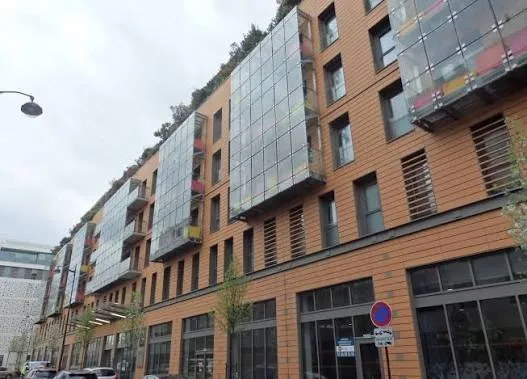
#> input picture production/pieces-jointes/PJ02-photo-batiment-non-identifie.webp, 527 x 379 px; its folder holds 3 pictures in this run
$ python photos.py
#> lines starting #> are read from the running program, lines starting #| are printed output that depends on the picture; after the words box and inside, x2 and y2 are one past the last pixel; in counts of white or black regions, pixels touching at a corner belong together
"""Prépare les photographies fournies : agrandissement Lanczos ×2 (le panneau à l'écran fait ~1,65× la source)
et détourage du ciel (zone claire et désaturée reliée au bord supérieur) pour une mise en profondeur multicouche.
Aucun traitement colorimétrique : seuls la taille et la couche alpha changent."""
import os
import numpy as np
from PIL import Image, ImageDraw, ImageFilter

ROOT = os.path.dirname(os.path.dirname(os.path.dirname(os.path.abspath(__file__))))
PJ = os.path.join(ROOT, "production", "pieces-jointes")
OUT = os.path.join(ROOT, "assets", "img", "photos")
os.makedirs(OUT, exist_ok=True)

def sky_cutout(src, name, xmax, bluish=False):
#> called with src = 'PJ02-photo-batiment-non-identifie.webp', name = 'batiment', xmax = 300, bluish = False
    im = Image.open(os.path.join(PJ, src)).convert("RGB")
#> im is the input picture: PIL image 527x379 RGB; mean R, G, B 138.2, 132.7, 129.5
    a = np.asarray(im).astype(int)
    if bluish:  # façade crème aussi claire que le ciel : seul le ciel est bleuté (b > r)
        crit = (a[..., 2] > a[..., 0] + 6) & (a.mean(2) > 120)
    else:
        crit = (a.mean(2) > 170) & ((a.max(2) - a.min(2)) < 28)
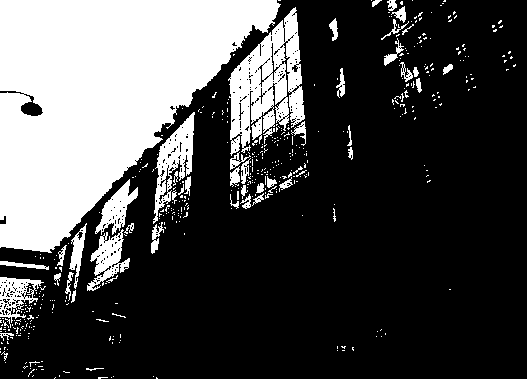
#> crit: shape (379, 527) bool; 28.7% white; 466 white regions (416 under 20 px), largest, box (x1, y1, x2, y2) and area: (0, 0, 281, 253) 41849, (228, 7, 305, 156) 5931, (153, 112, 195, 224) 1755
    cand = Image.fromarray((crit * 255).astype(np.uint8)).copy()
    for x in range(0, min(xmax, im.width), 4):
        if cand.getpixel((x, 0)) == 255:
            ImageDraw.floodfill(cand, (x, 0), 128)
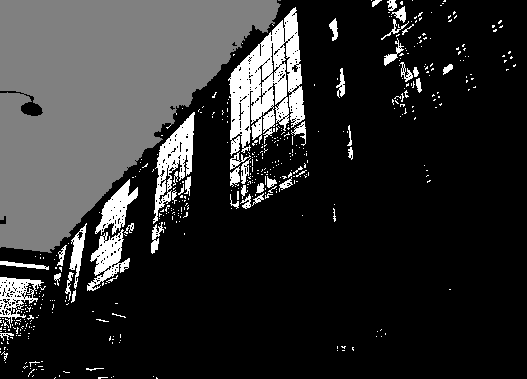
#> cand: PIL image 527x379 L; min 0, max 255, mean 46.6
    sky = np.asarray(cand) == 128
#> sky: shape (379, 527) bool; 20.9% white; 2 white regions (1 under 20 px), largest, box (x1, y1, x2, y2) and area: (0, 0, 281, 253) 41838
    sky[:, xmax:] = False                      # reflets des vitrages et végétation en toiture : conservés
    alpha = Image.fromarray(((~sky) * 255).astype(np.uint8))
    big = im.resize((im.width * 2, im.height * 2), Image.LANCZOS)
    alpha = alpha.resize(big.size, Image.LANCZOS).filter(ImageFilter.GaussianBlur(0.8))
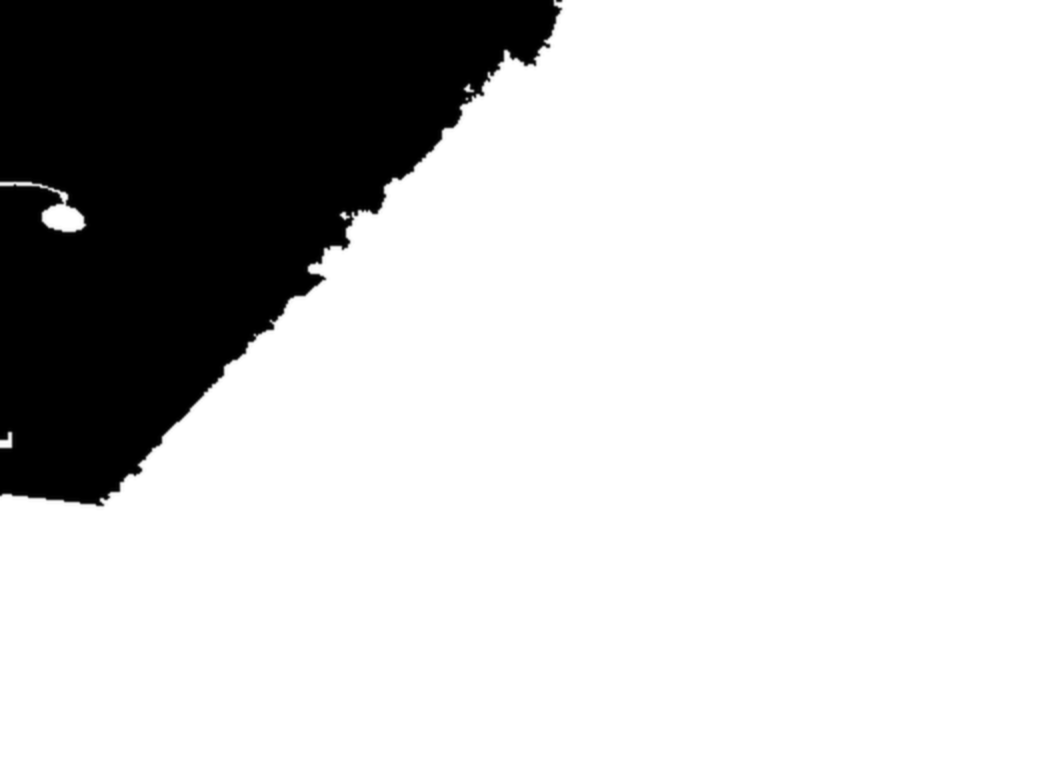
#> alpha: PIL image 1054x758 L; min 0, max 255, mean 201.6
    big.save(os.path.join(OUT, name + ".jpg"), quality=93)
    rgba = big.copy(); rgba.putalpha(alpha)
    rgba.save(os.path.join(OUT, name + "-detoure.png"), optimize=True)
    print(name, big.size, f"ciel {sky.mean():.0%}")
#| batiment (1054, 758) ciel 21%

sky_cutout("PJ02-photo-batiment-non-identifie.webp", "batiment", 300)
sky_cutout("PJ07-photo-batiment-ove-fondation.webp", "batiment-ove", 9999, bluish=True)
#> call 2 of sky_cutout, with src = 'PJ07-photo-batiment-ove-fondation.webp', name = 'batiment-ove', xmax = 9999, bluish = True
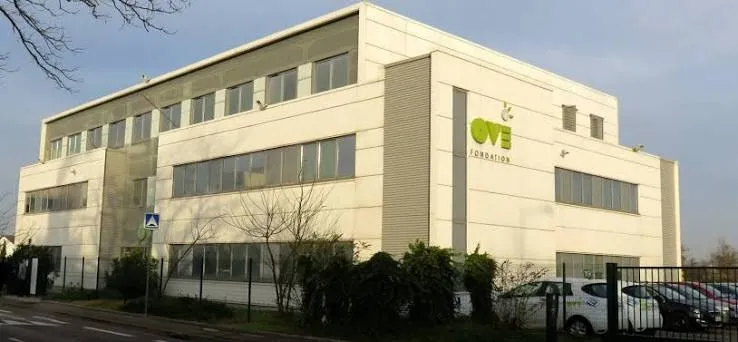
#> input picture production/pieces-jointes/PJ07-photo-batiment-ove-fondation.webp, 738 x 342 px
#> in sky_cutout, im is the input picture: PIL image 738x342 RGB; mean R, G, B 147.1, 146, 131.8
#> in sky_cutout (call 2), `crit = (a[..., 2] > a[..., 0] + 6) & (a.mean(2) > 120)`: crit: shape (342, 738) bool; 24.1% white; 45 white regions (36 under 20 px), largest, box (x1, y1, x2, y2) and area: (369, 0, 738, 240) 34927, (0, 0, 360, 218) 25501, (583, 294, 606, 309) 111
#> after the loop in sky_cutout (call 2), `for x in range(0, min(xmax, im.width), 4):`:
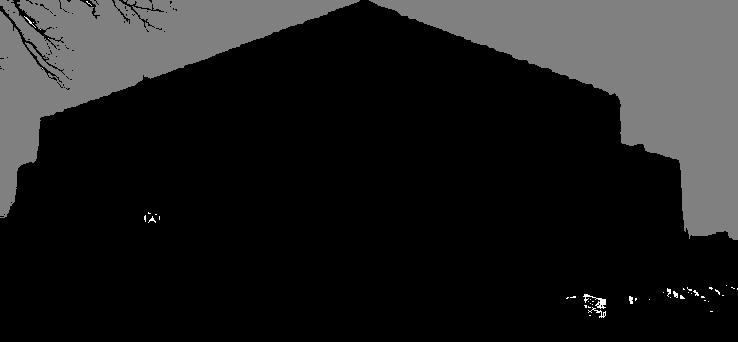
#> cand: PIL image 738x342 L; min 0, max 255, mean 31.1
#> in sky_cutout (call 2), `sky = np.asarray(cand) == 128`: sky: shape (342, 738) bool; 23.9% white; 2 white regions, box (x1, y1, x2, y2) and area: (369, 0, 738, 240) 34927, (0, 0, 360, 218) 25498
#> in sky_cutout (call 2), `alpha = alpha.resize(big.size, Image.LANCZOS).filter(ImageFilter.Gauss..`:
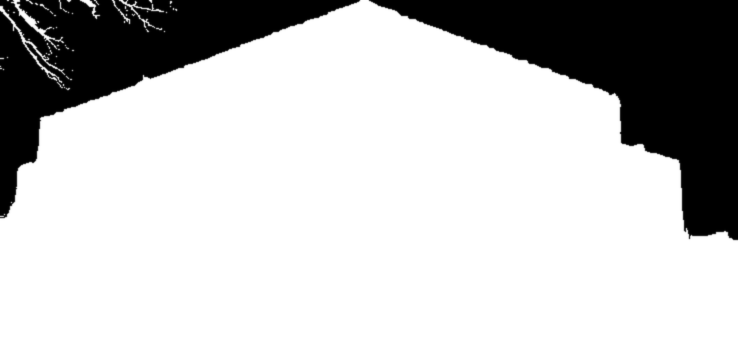
#> alpha: PIL image 1476x684 L (shown at 1/2 size); min 0, max 255, mean 194
#| batiment-ove (1476, 684) ciel 24%
im = Image.open(os.path.join(PJ, "PJ10-photo-reunion.webp")).convert("RGB")
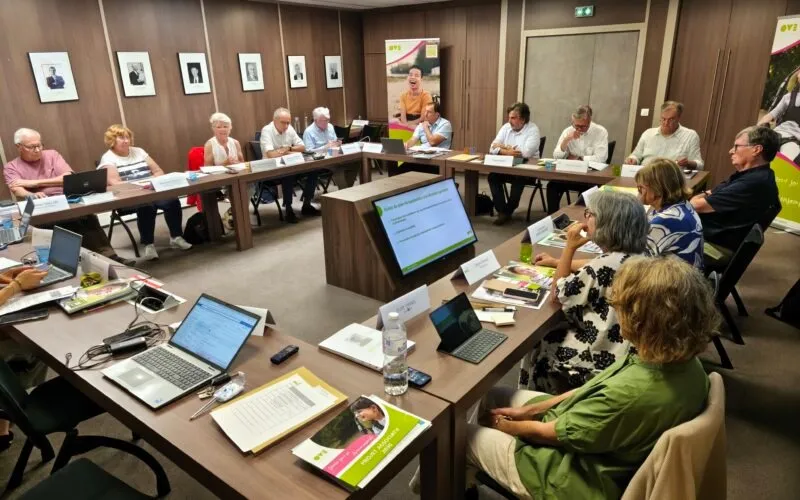
#> input picture production/pieces-jointes/PJ10-photo-reunion.webp, 800 x 500 px
#> im is the input picture: PIL image 800x500 RGB; mean R, G, B 116.8, 103.8, 85.3
im.resize((im.width * 2, im.height * 2), Image.LANCZOS).save(os.path.join(OUT, "reunion.jpg"), quality=93)
print("reunion", im.width * 2, im.height * 2)
#| reunion 1600 1000
